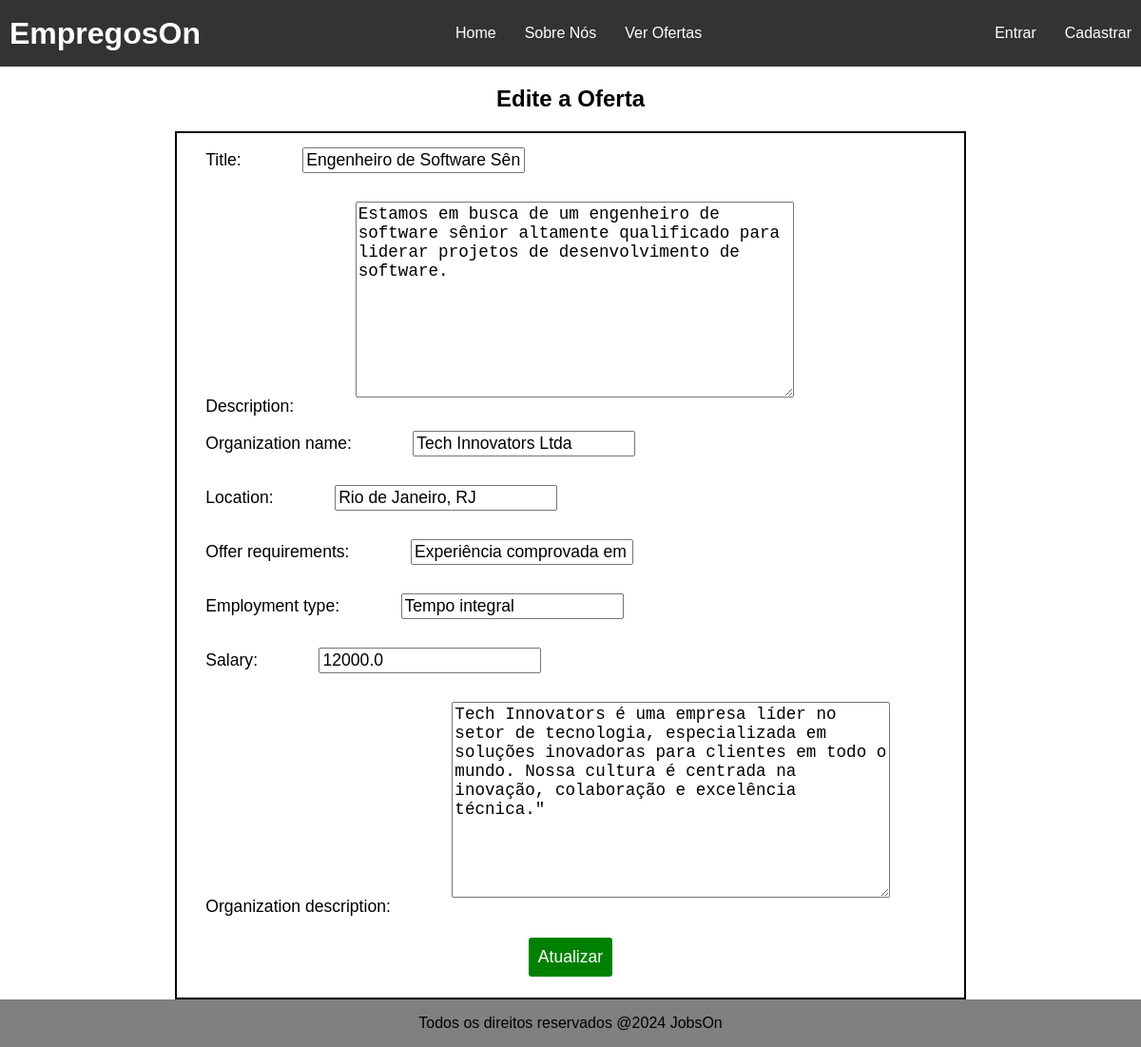
The page /update_offer/2 on the database as committed earlier.
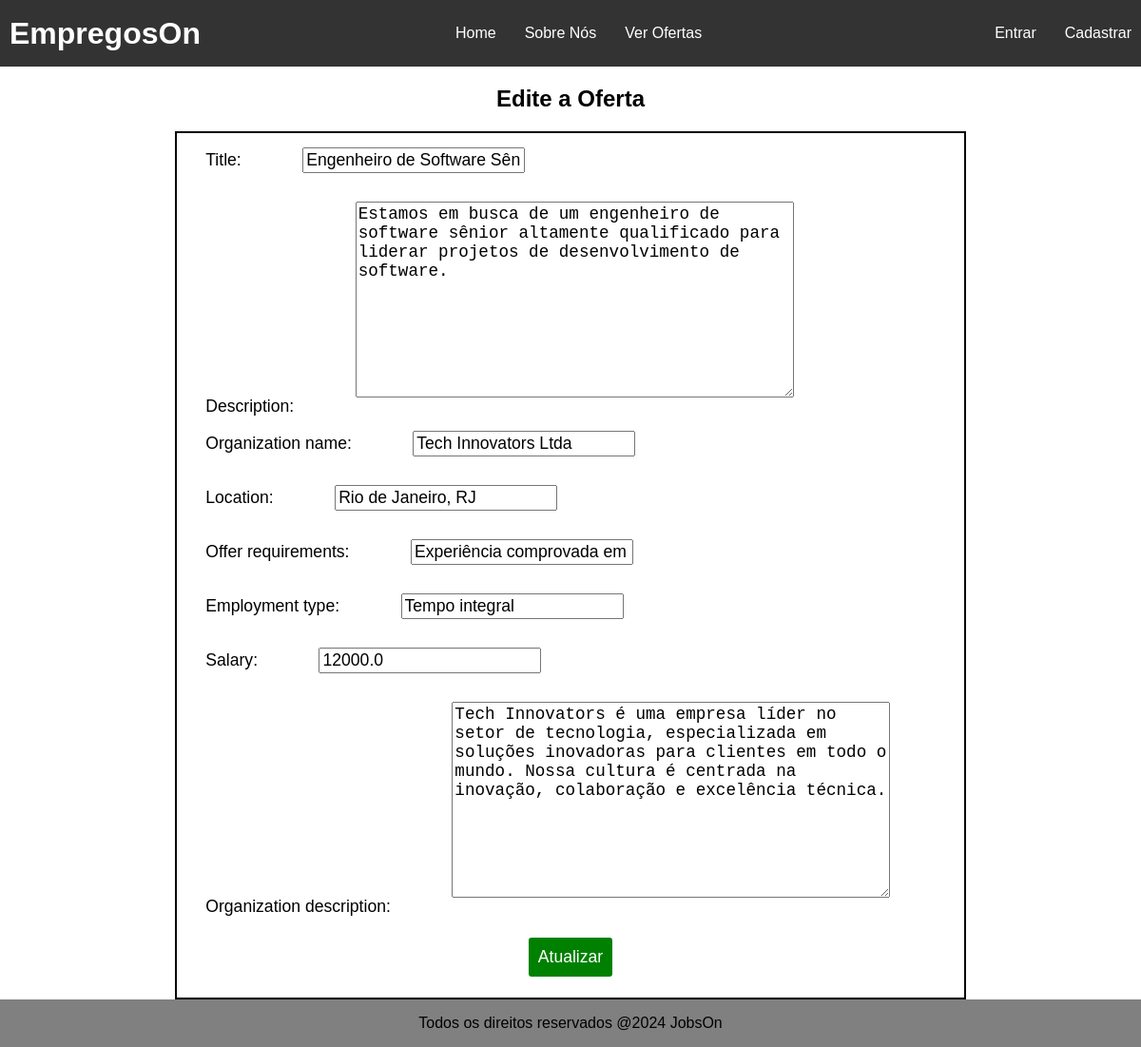
The same page on the database as committed later.
### jobs/models.py (models this page shows, shortened)
class JobOffer(models.Model):
    title = models.CharField(max_length=100)
    description = models.TextField()
    organization_name = models.CharField(max_length=100)
    location = models.CharField(max_length=100)
    publication_date = models.DateTimeField(auto_now_add=True)  # Adicionará automaticamente a data e hora ao campo
    offer_requirements = models.CharField(max_length=300)
    employment_type = models.CharField(max_length=100)
    salary = models.FloatField(default="Não informado")  # define que por padrão o campo é não informado
    organization_description = models.TextField()
    autor = models.ForeignKey(User, on_delete=models.PROTECT, related_name='car_user', editable=False, default=1)

### jobs/views.py (the view)
# urls.py: path('update_offer/<int:pk>', EditOffer.as_view(), name='update_offer'),
class EditOffer(UpdateView):
    template_name = 'update_offer.html'
    model = JobOffer
    form_class = CreateOfferJob
    success_url = reverse_lazy('job_list')

### jobs/forms.py
class CreateOfferJob(ModelForm):
    class Meta:
        model = JobOffer
        fields = "__all__"

### jobs/templates/update_offer.html (shortened to what this page needs)
{% extends 'base.html' %}
{% block styles %}
    {{ block.super }}
    {% load static %}
    <link rel="stylesheet" type="text/css" href="{% static '/css/update_offer.css' %}">
{% endblock %}
{% block content %}
    <main>
        <h2 class="update-offer-text">Edite a Oferta</h2>
        <section class="update-form-container">
            <form class="update-form-offer" method="POST">
                {{ form }}
                <button class="btn-update-form">Atualizar</button>
            </form>
        </section>
    </main>
{% endblock %}

Rows that differ between the two databases and show on the page:
changed JobOffer "Engenheiro de Software Sênior": organization_description "…inovação, colaboração e excelência técnica.\"" → "…inovação, colaboração e excelência técnica."
